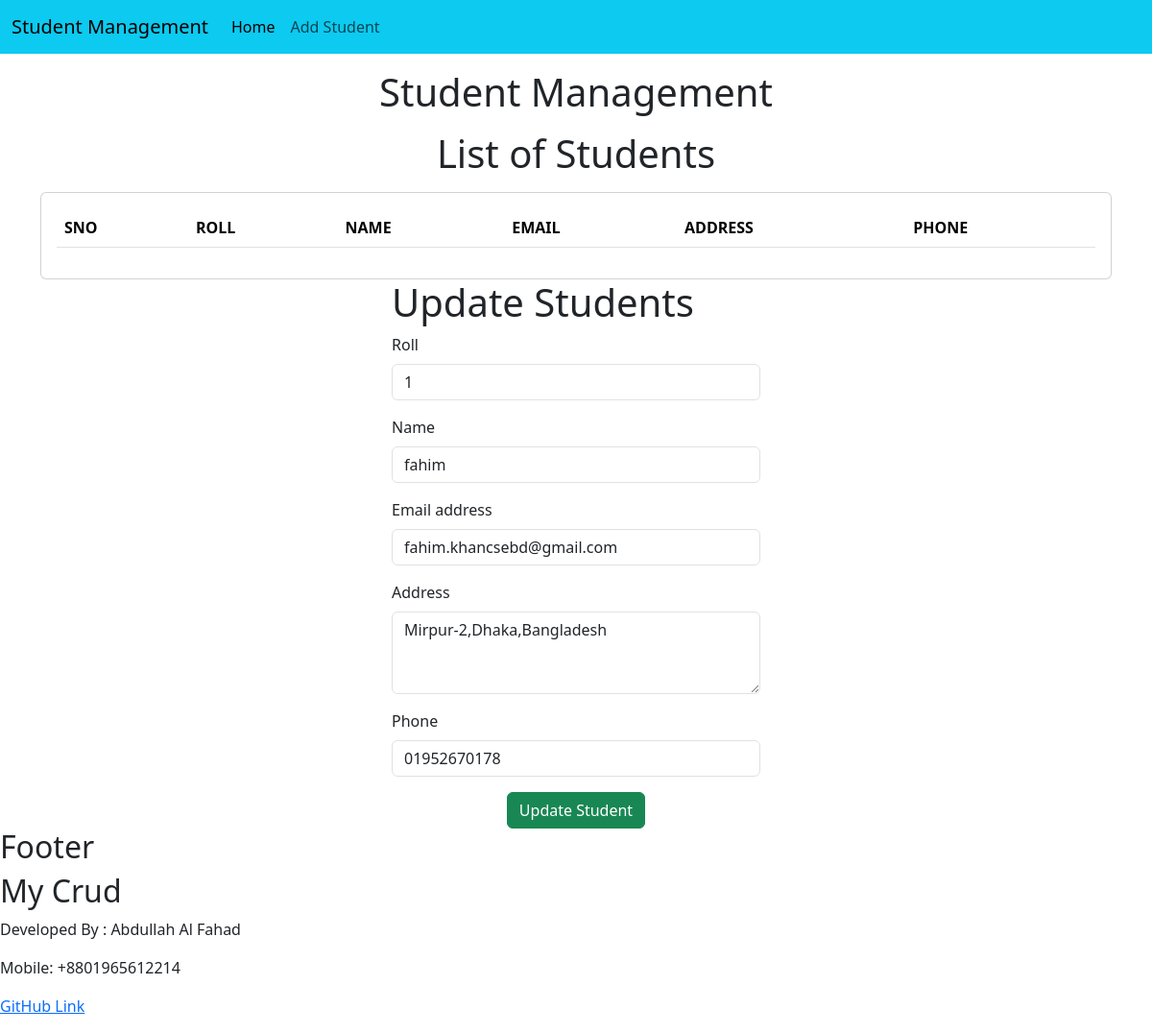
The app's page /core/update/1 with its own data.
### core/models.py (models this page shows, shortened)
class Student(models.Model):
    roll= models.IntegerField()
    name=models.CharField(max_length=255)
    email=models.EmailField()
    phone=models.CharField(max_length=15)
    address=models.TextField()

### core/views.py (the view)
# urls.py: path("update/<int:pk>",update_std),
def update_std(request,pk):
    up=Student.objects.get(pk=pk)
    return render(request,'core/update.html',{'up':up})

### templates/core/update.html (shortened to what this page needs)
{% extends 'core/home.html' %}
{% block content%}
    <div class="row">
        <div class="col-sm-4 mx-auto">
            <h1>Update Students</h1>
            <form action="/core/do-update/{{up.id}}" method="POST">
                <div class="mb-3">
                    <label for="exampleInputEmail1" class="form-label">Roll</label>
                    <input type="roll"name="roll" class="form-control" id="exampleInputEmail1" aria-describedby="emailHelp" required value="{{up.roll}}">
                </div>
                <div class="mb-3">
                    <label for="exampleInputEmail1" class="form-label">Name</label>
                    <input type="name"name="name" class="form-control" id="exampleInputEmail1" aria-describedby="emailHelp" required value="{{up.name}}">
                </div>
                <div class="mb-3">
                <label for="exampleInputEmail1" class="form-label">Email address</label>
                <input type="email" name="email" class="form-control" id="exampleInputEmail1" aria-describedby="emailHelp" required value="{{up.email}}">
                </div>
                <div class="mb-3">
                    <label for="exampleInputEmail1" class="form-label">Address</label>
                    <textarea class="form-control" name="address" id="exampleFormControlTextarea1" rows="3">{{up.address}}</textarea>
                </div>
                <div class="mb-3">
                    <label for="exampleInputEmail1" class="form-label">Phone</label>
                    <input type="number"name="cc" class="form-control" id="exampleInputEmail1" aria-describedby="emailHelp" required value="{{up.phone}}">
                </div>
            <div class="container text-center">
                <button class="btn btn-success">Update Student</button>
            </div>
            </form>
        </div>
    </div>
{% endblock %}

### records on screen
Student: roll "1", name "fahim", email "fahim.khancsebd@gmail.com", address "Mirpur-2,Dhaka,Bangladesh", cc "01952670178"
